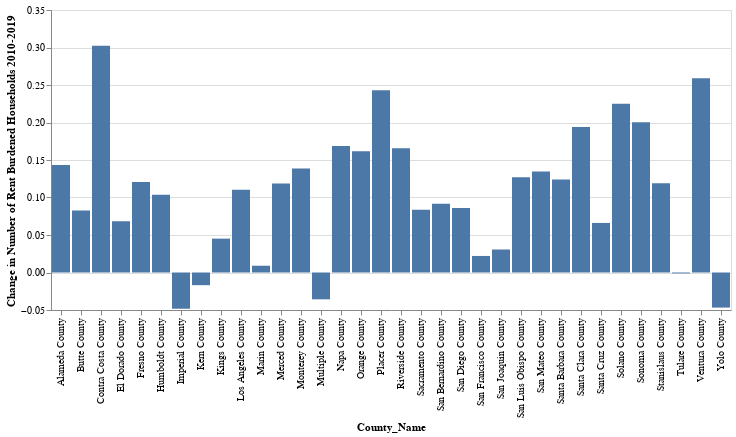

The code cell stored with this chart in its notebook:
### Code cell
#add title - 2010-2019, tooltips, maybe change color?

#NOTE to come back to - currenlty just subtraction, but shoudl actually made it percent change between the 
#two years 

alt.Chart(rent_burden_2010_2019).mark_bar().encode(
    x='County_Name',
    y='Change in Number of Rent Burdened Households 2010-2019'
)

### Figure 1 — Vega-Lite specification as saved in the notebook (floating-point values rounded to 4 significant figures)
{"config": {"view": {"continuousWidth": 400, "continuousHeight": 300}}, "data": {"name": "data-0d25700be1385d481adaed9f1ac06abe"}, "mark": "bar", "encoding": {"x": {"type": "nominal", "field": "County_Name"}, "y": {"type": "quantitative", "field": "Change in Number of Rent Burdened Households 2010-2019"}}, "$schema": "https://vega.github.io/schema/vega-lite/v4.0.2.json", "datasets": {"data-0d25700be1385d481adaed9f1ac06abe": [{"County_Name": "Imperial County", "Percent Mid Income Rent Burdened 2010": 0.2222, "year": 2019, "Total Count": 23, "Is_Rent_Burdened": 4, "Percent Mid Income Rent Burdened": 0.1739, "Change in Number of Rent Burdened Households 2010-2019": -0.04831}, {"County_Name": "Yolo County", "Percent Mid Income Rent Burdened 2010": 0.2917, "year": 2019, "Total Count": 49, "Is_Rent_Burdened": 12, "Percent Mid Income Rent Burdened": 0.2449, "Change in Number of Rent Burdened Households 2010-2019": -0.04677}, {"County_Name": "Multiple County", "Percent Mid Income Rent Burdened 2010": 0.3347, "year": 2019, "Total Count": 194, "Is_Rent_Burdened": 58, "Percent Mid Income Rent Burdened": 0.299, "Change in Number of Rent Burdened Households 2010-2019": -0.03578}, {"County_Name": "Kern County", "Percent Mid Income Rent Burdened 2010": 0.3169, "year": 2019, "Total Count": 150, "Is_Rent_Burdened": 45, "Percent Mid Income Rent Burdened": 0.3, "Change in Number of Rent Burdened Households 2010-2019": -0.0169}, {"County_Name": "Tulare County", "Percent Mid Income Rent Burdened 2010": 0.38, "year": 2019, "Total Count": 66, "Is_Rent_Burdened": 25, "Percent Mid Income Rent Burdened": 0.3788, "Change in Number of Rent Burdened Households 2010-2019": -0.001212}, {"County_Name": "Marin County", "Percent Mid Income Rent Burdened 2010": 0.3243, "year": 2019, "Total Count": 57, "Is_Rent_Burdened": 19, "Percent Mid Income Rent Burdened": 0.3333, "Change in Number of Rent Burdened Households 2010-2019": 0.009009}, {"County_Name": "San Francisco County", "Percent Mid Income Rent Burdened 2010": 0.2429, "year": 2019, "Total Count": 268, "Is_Rent_Burdened": 71, "Percent Mid Income Rent Burdened": 0.2649, "Change in Number of Rent Burdened Households 2010-2019": 0.02207}, {"County_Name": "San Joaquin County", "Percent Mid Income Rent Burdened 2010": 0.2923, "year": 2019, "Total Count": 161, "Is_Rent_Burdened": 52, "Percent Mid Income Rent Burdened": 0.323, "Change in Number of Rent Burdened Households 2010-2019": 0.03067}, {"County_Name": "Kings County", "Percent Mid Income Rent Burdened 2010": 0.1111, "year": 2019, "Total Count": 32, "Is_Rent_Burdened": 5, "Percent Mid Income Rent Burdened": 0.1562, "Change in Number of Rent Burdened Households 2010-2019": 0.04514}, {"County_Name": "Santa Cruz County", "Percent Mid Income Rent Burdened 2010": 0.4167, "year": 2019, "Total Count": 58, "Is_Rent_Burdened": 28, "Percent Mid Income Rent Burdened": 0.4828, "Change in Number of Rent Burdened Households 2010-2019": 0.06609}, {"County_Name": "El Dorado County", "Percent Mid Income Rent Burdened 2010": 0.2778, "year": 2019, "Total Count": 26, "Is_Rent_Burdened": 9, "Percent Mid Income Rent Burdened": 0.3462, "Change in Number of Rent Burdened Households 2010-2019": 0.06838}, {"County_Name": "Butte County", "Percent Mid Income Rent Burdened 2010": 0.3172, "year": 2019, "Total Count": 50, "Is_Rent_Burdened": 20, "Percent Mid Income Rent Burdened": 0.4, "Change in Number of Rent Burdened Households 2010-2019": 0.08276}, {"County_Name": "Sacramento County", "Percent Mid Income Rent Burdened 2010": 0.1858, "year": 2019, "Total Count": 423, "Is_Rent_Burdened": 114, "Percent Mid Income Rent Burdened": 0.2695, "Change in Number of Rent Burdened Households 2010-2019": 0.08373}, {"County_Name": "San Diego County", "Percent Mid Income Rent Burdened 2010": 0.3706, "year": 2019, "Total Count": 850, "Is_Rent_Burdened": 388, "Percent Mid Income Rent Burdened": 0.4565, "Change in Number of Rent Burdened Households 2010-2019": 0.08591}, {"County_Name": "San Bernardino County", "Percent Mid Income Rent Burdened 2010": 0.2795, "year": 2019, "Total Count": 345, "Is_Rent_Burdened": 128, "Percent Mid Income Rent Burdened": 0.371, "Change in Number of Rent Burdened Households 2010-2019": 0.09154}, {"County_Name": "Humboldt County", "Percent Mid Income Rent Burdened 2010": 0.325, "year": 2019, "Total Count": 35, "Is_Rent_Burdened": 15, "Percent Mid Income Rent Burdened": 0.4286, "Change in Number of Rent Burdened Households 2010-2019": 0.1036}, {"County_Name": "Los Angeles County", "Percent Mid Income Rent Burdened 2010": 0.3998, "year": 2019, "Total Count": 2985, "Is_Rent_Burdened": 1523, "Percent Mid Income Rent Burdened": 0.5102, "Change in Number of Rent Burdened Households 2010-2019": 0.1104}, {"County_Name": "Merced County", "Percent Mid Income Rent Burdened 2010": 0.2045, "year": 2019, "Total Count": 65, "Is_Rent_Burdened": 21, "Percent Mid Income Rent Burdened": 0.3231, "Change in Number of Rent Burdened Households 2010-2019": 0.1185}, {"County_Name": "Stanislaus County", "Percent Mid Income Rent Burdened 2010": 0.2923, "year": 2019, "Total Count": 107, "Is_Rent_Burdened": 44, "Percent Mid Income Rent Burdened": 0.4112, "Change in Number of Rent Burdened Households 2010-2019": 0.1189}, {"County_Name": "Fresno County", "Percent Mid Income Rent Burdened 2010": 0.2464, "year": 2019, "Total Count": 188, "Is_Rent_Burdened": 69, "Percent Mid Income Rent Burdened": 0.367, "Change in Number of Rent Burdened Households 2010-2019": 0.1206}, {"County_Name": "Santa Barbara County", "Percent Mid Income Rent Burdened 2010": 0.4912, "year": 2019, "Total Count": 117, "Is_Rent_Burdened": 72, "Percent Mid Income Rent Burdened": 0.6154, "Change in Number of Rent Burdened Households 2010-2019": 0.1242}, {"County_Name": "San Luis Obispo County", "Percent Mid Income Rent Burdened 2010": 0.2589, "year": 2019, "Total Count": 57, "Is_Rent_Burdened": 22, "Percent Mid Income Rent Burdened": 0.386, "Change in Number of Rent Burdened Households 2010-2019": 0.127}, {"County_Name": "San Mateo County", "Percent Mid Income Rent Burdened 2010": 0.1892, "year": 2019, "Total Count": 176, "Is_Rent_Burdened": 57, "Percent Mid Income Rent Burdened": 0.3239, "Change in Number of Rent Burdened Households 2010-2019": 0.1347}, {"County_Name": "Monterey County", "Percent Mid Income Rent Burdened 2010": 0.373, "year": 2019, "Total Count": 86, "Is_Rent_Burdened": 44, "Percent Mid Income Rent Burdened": 0.5116, "Change in Number of Rent Burdened Households 2010-2019": 0.1386}, {"County_Name": "Alameda County", "Percent Mid Income Rent Burdened 2010": 0.1908, "year": 2019, "Total Count": 461, "Is_Rent_Burdened": 154, "Percent Mid Income Rent Burdened": 0.3341, "Change in Number of Rent Burdened Households 2010-2019": 0.1432}, {"County_Name": "Orange County", "Percent Mid Income Rent Burdened 2010": 0.2939, "year": 2019, "Total Count": 799, "Is_Rent_Burdened": 364, "Percent Mid Income Rent Burdened": 0.4556, "Change in Number of Rent Burdened Households 2010-2019": 0.1617}, {"County_Name": "Riverside County", "Percent Mid Income Rent Burdened 2010": 0.3531, "year": 2019, "Total Count": 399, "Is_Rent_Burdened": 207, "Percent Mid Income Rent Burdened": 0.5188, "Change in Number of Rent Burdened Households 2010-2019": 0.1657}, {"County_Name": "Napa County", "Percent Mid Income Rent Burdened 2010": 0.2963, "year": 2019, "Total Count": 43, "Is_Rent_Burdened": 20, "Percent Mid Income Rent Burdened": 0.4651, "Change in Number of Rent Burdened Households 2010-2019": 0.1688}, {"County_Name": "Santa Clara County", "Percent Mid Income Rent Burdened 2010": 0.1456, "year": 2019, "Total Count": 433, "Is_Rent_Burdened": 147, "Percent Mid Income Rent Burdened": 0.3395, "Change in Number of Rent Burdened Households 2010-2019": 0.1939}, {"County_Name": "Sonoma County", "Percent Mid Income Rent Burdened 2010": 0.2734, "year": 2019, "Total Count": 114, "Is_Rent_Burdened": 54, "Percent Mid Income Rent Burdened": 0.4737, "Change in Number of Rent Burdened Households 2010-2019": 0.2002}, {"County_Name": "Solano County", "Percent Mid Income Rent Burdened 2010": 0.2418, "year": 2019, "Total Count": 90, "Is_Rent_Burdened": 42, "Percent Mid Income Rent Burdened": 0.4667, "Change in Number of Rent Burdened Households 2010-2019": 0.2249}, {"County_Name": "Placer County", "Percent Mid Income Rent Burdened 2010": 0.2632, "year": 2019, "Total Count": 81, "Is_Rent_Burdened": 41, "Percent Mid Income Rent Burdened": 0.5062, "Change in Number of Rent Burdened Households 2010-2019": 0.243}, {"County_Name": "Ventura County", "Percent Mid Income Rent Burdened 2010": 0.1826, "year": 2019, "Total Count": 206, "Is_Rent_Burdened": 91, "Percent Mid Income Rent Burdened": 0.4417, "Change in Number of Rent Burdened Households 2010-2019": 0.2591}, {"County_Name": "Contra Costa County", "Percent Mid Income Rent Burdened 2010": 0.1324, "year": 2019, "Total Count": 184, "Is_Rent_Burdened": 80, "Percent Mid Income Rent Burdened": 0.4348, "Change in Number of Rent Burdened Households 2010-2019": 0.3024}]}}
